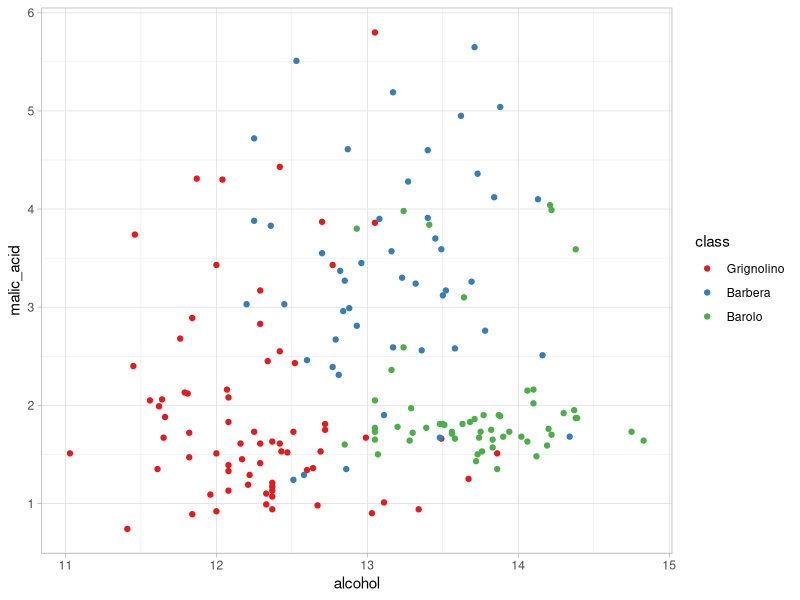
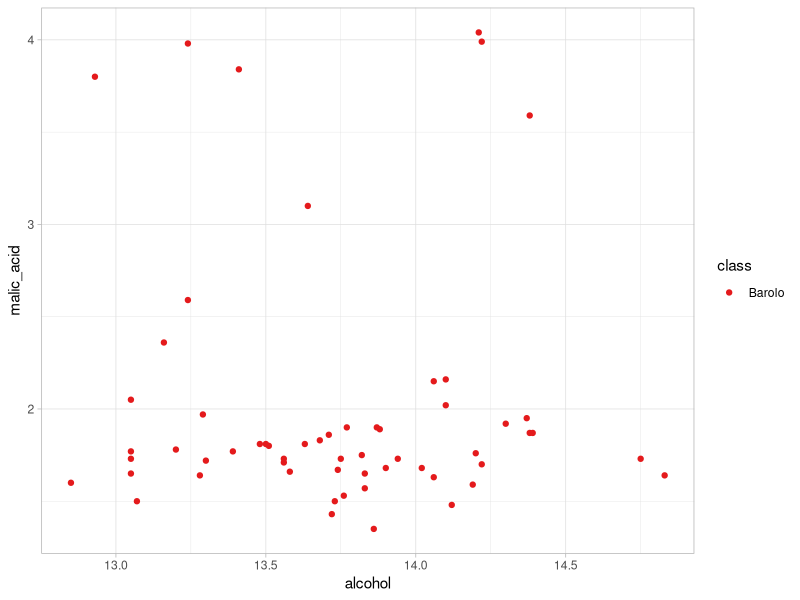
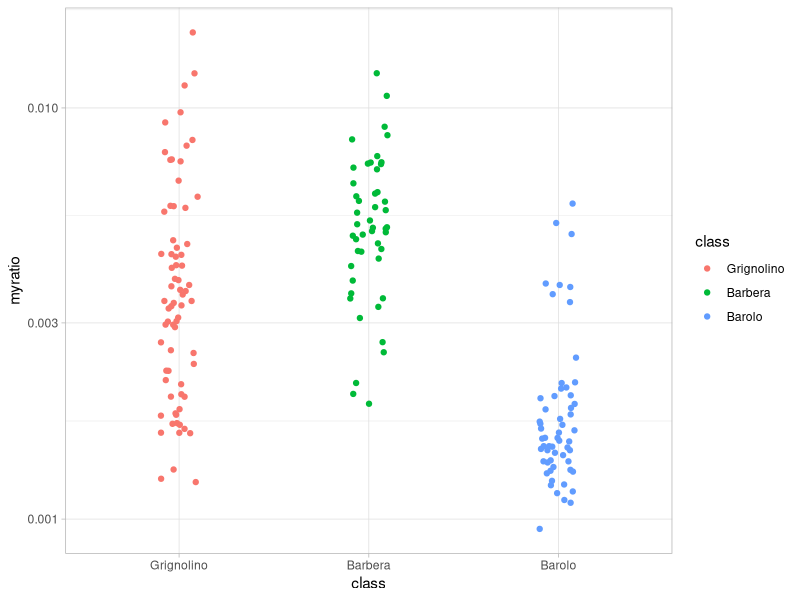
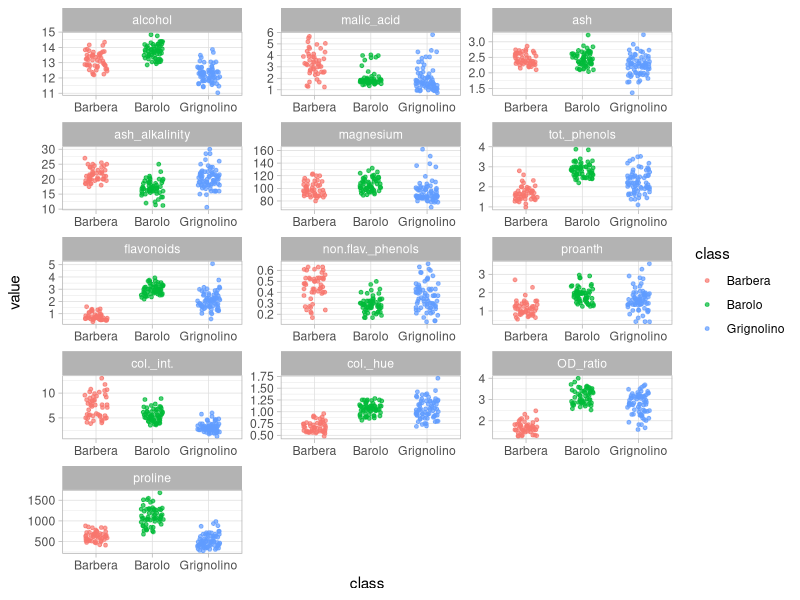

Here is the R script that generated these plots, in order:
## ---- chunk 1
## this library contains utilities to write and read text files in R
library(readr)
library(tidyverse)
data(mpg)
## ---- chunk 2
## RData format
save(mpg, file = "mpg.RData")
## ---- chunk 3
## as an alternative you can save as csv
write_csv(mpg, path = "mpg.csv")
## ---- chunk 4
## Load the wines data
wines <- read_csv("data/wines.csv") 
## ---- chunk 5
wines %>% 
  mutate(class = factor(class, levels = c("Grignolino","Barbera","Barolo"))) %>% 
  ggplot() +
  geom_point(mapping = aes(x = alcohol, y = malic_acid, col = class)) +
  scale_color_brewer(palette = "Set1") + 
  theme_light()
## ---- chunk 6
wines %>% 
  select(alcohol,malic_acid,class) %>% 
  filter(class == "Barolo") %>% 
  ggplot() +
  geom_point(mapping = aes(x = alcohol, y = malic_acid, col = class)) +
  scale_color_brewer(palette = "Set1") + ## this is a nice color scheme ;-)
  theme_light()
## ---- chunk 7
wines %>% 
  select(class,malic_acid,proline) %>% 
  mutate(myratio = malic_acid/proline) %>% 
  mutate(class = factor(class, levels = c("Grignolino","Barbera","Barolo"))) %>% 
  ggplot() + 
  geom_jitter(mapping = aes(x = class, y = myratio, col = class), width = 0.1) +
  scale_y_log10() +
  theme_light()
## ---- chunk 8
wines %>% 
  pivot_longer(alcohol:proline, names_to = "parameter", values_to = "value") %>% 
  mutate(parameter = factor(parameter, levels = unique(parameter))) %>% 
  ggplot() + 
  geom_jitter(mapping = aes(x = class, y = value, col = class), 
              width = 0.2, size = 1, alpha = 0.7) + 
  facet_wrap(~parameter, scales = "free", ncol = 3) + 
  theme_light()
